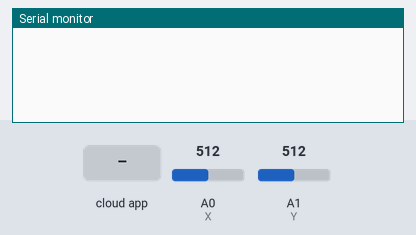
A sketch run on a simulated Arduino Zero (SAMD21). Shown: the last lines printed to the serial monitor. The test bench sets the inputs (shaded band); at power-on: A0 (X) = 512, A1 (Y) = 512 (analog values on the 0–1023 scale). The ROS host is connected and sends only what is stated.

Above: at 1.2 s.
1.3 s: the phone or cloud app sets linear.x to -100
At 1.9 s:
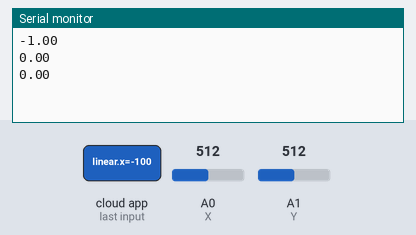
2.8 s: the phone or cloud app sets linear.x to 100
At 4.0 s:
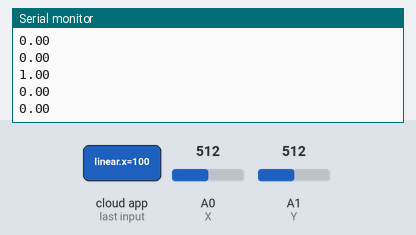
Timing chart, 0 to 5.8 s (numbered marks = the images above; inputs shaded):
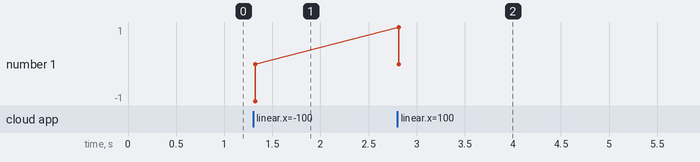

Measured:
- after the input at 1.3 s, the serial monitor: prints a new line at once (image 1)
- after the input at 2.8 s, the serial monitor: prints a new line at once (image 2)

The sketch:

twist_test.ino
```cpp
#define X   A0
#define Y   A1

#define LENGTH_BET_WHEEL    0.281     // 28.1cm = 0.281m
#define WHEEL_RADIUS        0.0625    // 6.25cm = 0.0625m

#include <ros.h>
#include <geometry_msgs/Twist.h>
char joy_flag = 0;         // 모바일로봇 run flag
int lmotor_speed = 0;
int rmotor_speed = 0;

ros::NodeHandle nh;


void callback(const geometry_msgs::Twist& msg)
{
  Serial.println(msg.linear.x);
  Serial.println(msg.linear.y);
  Serial.println(msg.linear.z);

}

ros::Subscriber<geometry_msgs::Twist>sub("/cmd_vel",callback);


void setup() {
  // initialize serial communications at 9600 bps:
  Serial.begin(115200);
  analogReadResolution(12);

  nh.initNode();
  nh.subscribe(sub);
}


void loop() {
  int x,y;
  x=analogRead(X);
  y=analogRead(Y);


  nh.spinOnce();


  Joystick_Value(x,y,&lmotor_speed,&rmotor_speed);
  Joystick_Control(&lmotor_speed,&rmotor_speed);


//  Serial.print(" X = ");
//  Serial.print(lmotor_speed);
//
//  Serial.print(", Y = ");
//  Serial.println(rmotor_speed);

  delay(2);
}


void Joystick_Value(int x, int y, int* lmotor_speed, int* rmotor_speed)
{
  int j_x = x-2050;
  int j_y = y-2055;

  *lmotor_speed = -(j_y + 2.2*((j_x*LENGTH_BET_WHEEL/4)));
  *rmotor_speed = j_y - 2.2*((j_x*LENGTH_BET_WHEEL)/4);
}

void Joystick_Control(int* lmotor_speed, int* rmotor_speed)
{
  if(!(((*lmotor_speed>-30)&&(*lmotor_speed<30))&&((*rmotor_speed>-30)&&(*rmotor_speed<30))))
  {
    *lmotor_speed = 0.8 * (*lmotor_speed);
    *rmotor_speed = 0.8 * (*rmotor_speed);

    Modbus_Table(0x01,0x06,0x00,0x79,*lmotor_speed);
    delay(20);
    Modbus_Table(0x02,0x06,0x00,0x79,*rmotor_speed);
    delay(20);

    if(joy_flag)
    {
      Modbus_Table(0x01,0x06,0x00,0x78,1);
      delay(20);
      Modbus_Table(0x02,0x06,0x00,0x78,1);
      delay(20);

      joy_flag = 0;
    }
  } else
  {
    Modbus_Table(0x01,0x06,0x00,0x78,2);
    delay(20);
    Modbus_Table(0x02,0x06,0x00,0x78,2);
    delay(20);

    joy_flag = 1;
  }
}

unsigned short CRC16(char *puchMsg, int usDataLen)
{
  int i;
  unsigned short crc, flag;
  crc = 0xffff;

  while(usDataLen--){
    crc ^= *puchMsg++;

    for(i=0;i<8;i++)
    {
       flag = crc & 0x0001;
       crc >>= 1;
       if(flag) crc ^= 0xA001;
    }
  }
  return crc;
}


void Modbus_Table(char id, char func, char addrH, char addrL, int data)
{
  char protocol_buf[8] = {0,};
  unsigned char dataL = 0;
  unsigned char dataH = 0;
  unsigned short crc16 = 0;

  int i = 0;

  dataL = (0x00FF)&data;
  dataH = ((0xFF00)&data)>>8;

  protocol_buf[i++] = id;
  protocol_buf[i++] = func;
  protocol_buf[i++] = addrH;
  protocol_buf[i++] = addrL;
  protocol_buf[i++] = dataH;
  protocol_buf[i++] = dataL;

  crc16 = CRC16(protocol_buf, 6);

  protocol_buf[6] = (unsigned char)((crc16>>0) & 0x00ff);
  protocol_buf[7] = (unsigned char)((crc16>>8) & 0x00ff);

  //Serial1.write(protocol_buf, 8);
}
```
